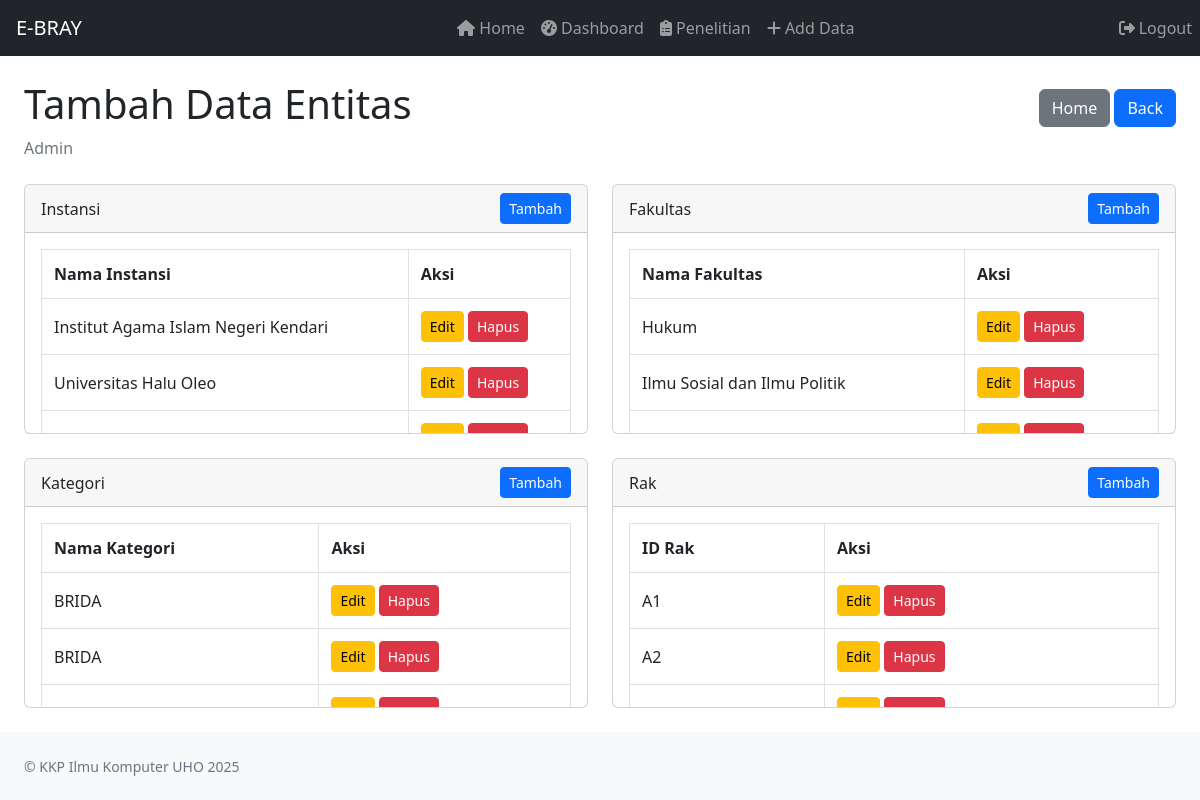
The app's page /depan-admin.php (signed in), older data.
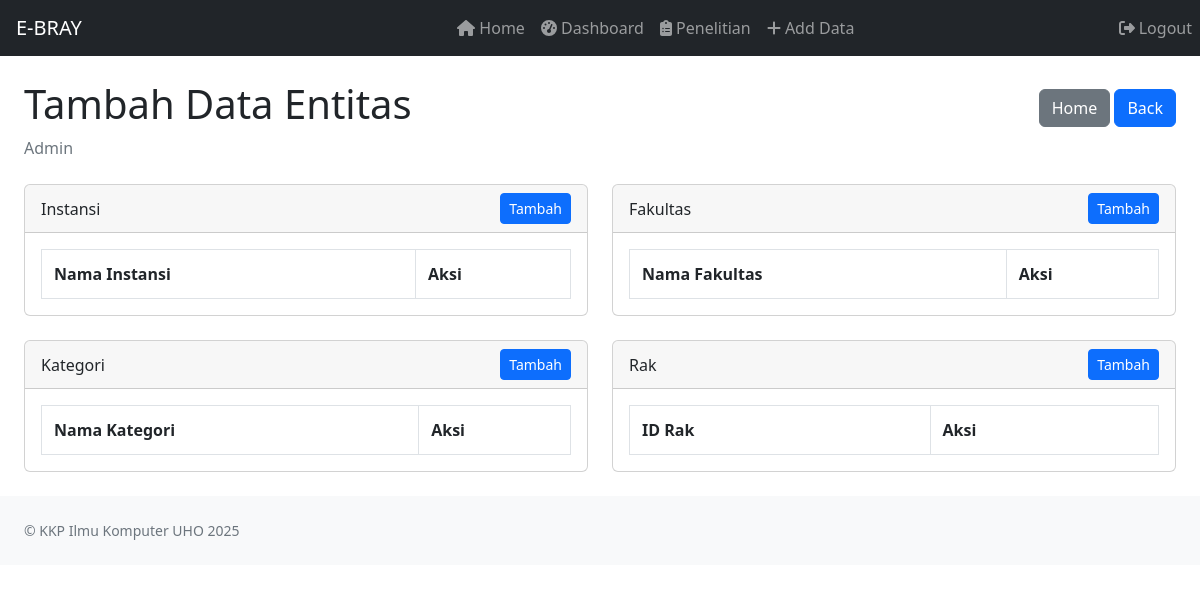
The same page, newer data.
### tables this page shows
CREATE TABLE `instansi` (
  `id_instansi` int(11) NOT NULL,
  `nama_instansi` varchar(50) NOT NULL
);

CREATE TABLE `fakultas` (
  `id_fakultas` int(11) NOT NULL,
  `nama_fakultas` varchar(50) NOT NULL
);

CREATE TABLE `kategori` (
  `id_kategori` int(11) NOT NULL,
  `nama_kategori` varchar(50) NOT NULL
);

CREATE TABLE `rak` (
  `id_rak` varchar(10) NOT NULL,
  `keterangan` varchar(100) DEFAULT NULL
);

### depan-admin.php (the view, shortened to what this page needs)
<?php
require 'function.php';
$instansi_result = mysqli_query($conn, "SELECT * FROM instansi ORDER BY nama_instansi asc");
$fakultas_result = mysqli_query($conn, "SELECT * FROM fakultas ORDER BY nama_fakultas asc");
$kategori_result = mysqli_query($conn, "SELECT * FROM kategori ORDER BY nama_kategori asc");
$rak_result = mysqli_query($conn, "SELECT * FROM rak ORDER BY id_rak asc");
?>
<!DOCTYPE html>
<html lang="en">
<head>
    <link href="https://cdn.jsdelivr.net/npm/simple-datatables@7.1.2/dist/style.min.css" rel="stylesheet" />
    <link href="css/styles.css" rel="stylesheet" />
    <link href="https://cdn.jsdelivr.net/npm/select2@4.1.0-rc.0/dist/css/select2.min.css" rel="stylesheet" />
    <link rel="stylesheet" href="https://cdn.jsdelivr.net/npm/bootstrap@5.2.3/dist/css/bootstrap.min.css">
</head>
<body>
<nav class="sb-topnav navbar navbar-expand navbar-dark bg-dark">
    <a class="navbar-brand ps-3" href="dashboard.php">E-BRAY</a>
    <ul class="navbar-nav ms-auto me-3 me-lg-4">
        <li class="nav-item">
            <a class="nav-link" href="home.php"><i class="fas fa-home"></i> Home</a>
        </li>
        <li class="nav-item">
            <a class="nav-link" href="dashboard.php"><i class="fas fa-tachometer-alt"></i> Dashboard</a>
        </li>
        <li class="nav-item">
            <a class="nav-link" href="index.php"><i class="fas fa-clipboard-list"></i> Penelitian</a>
        </li>
        <li class="nav-item">
            <a class="nav-link" href="depan-admin.php"><i class="fas fa-plus"></i> Add Data</a>
        </li>
    </ul>
    <ul class="navbar-nav ms-auto">
        <li class="nav-item">
            <a class="nav-link" href="logout.php"><i class="fas fa-sign-out-alt"></i> Logout</a>
        </li>
    </ul>
</nav>
<div class="container-fluid px-4">
    <div class="d-flex justify-content-between align-items-center mt-4">
        <h1>Tambah Data Entitas</h1>
        <div>
            <a href="home.php" class="btn btn-secondary">Home</a>
            <a href="dashboard.php" class="btn btn-primary">Back</a>
        </div>
    </div>
    <ol class="breadcrumb mb-4">
        <li class="breadcrumb-item active">Admin</li>
    </ol>
    <div class="row">
        <div class="col-md-6">
            <div class="card mb-4">
                <div class="card-header d-flex justify-content-between align-items-center">
                    <span>Instansi</span>
                    <button class="btn btn-primary btn-sm" data-bs-toggle="modal" data-bs-target="#addInstansiModal">Tambah</button>
                </div>
                <div class="card-body scrollable-table">
                    <table>
                        <thead>
                            <tr>
                                <th>Nama Instansi</th>
                                <th>Aksi</th>
                            </tr>
                        </thead>
                        <tbody>
                            <?php while ($row = mysqli_fetch_assoc($instansi_result)) { ?>
                                <tr>
                                    <td><?php echo $row['nama_instansi']; ?></td>
                                    <td>
                                        <button class="btn btn-warning btn-sm btn-edit" id="edit-instansi-<?php echo $row['id_instansi']; ?>" data-id="<?php echo $row['id_instansi']; ?>" data-nama="<?php echo $row['nama_instansi']; ?>">Edit</button>
                                        <button class="btn btn-danger btn-sm btn-delete" id="delete-instansi-<?php echo $row['id_instansi']; ?>" data-id="<?php echo $row['id_instansi']; ?>">Hapus</button>
                                    </td>
                                </tr>
                            <?php } ?>
                        </tbody>
                    </table>
                </div>
            </div>
        </div>
        <div class="col-md-6">
            <div class="card mb-4">
                <div class="card-header d-flex justify-content-between align-items-center">
                    <span>Fakultas</span>
                    <button class="btn btn-primary btn-sm" data-bs-toggle="modal" data-bs-target="#addFakultasModal">Tambah</button>
                </div>
                <div class="card-body scrollable-table">
                    <table>
                        <thead>
                            <tr>
                                <th>Nama Fakultas</th>
                                <th>Aksi</th>
                            </tr>
                        </thead>
                        <tbody>
                            <?php while ($row = mysqli_fetch_assoc($fakultas_result)) { ?>
                                <tr>
                                    <td><?php echo $row['nama_fakultas']; ?></td>
                                    <td>
                                        <button class="btn btn-warning btn-sm btn-edit" id="edit-fakultas-<?php echo $row['id_fakultas']; ?>" data-id="<?php echo $row['id_fakultas']; ?>" data-nama="<?php echo $row['nama_fakultas']; ?>">Edit</button>
                                        <button class="btn btn-danger btn-sm btn-delete" id="delete-fakultas-<?php echo $row['id_fakultas']; ?>" data-id="<?php echo $row['id_fakultas']; ?>">Hapus</button>
                                    </td>
                                </tr>
                            <?php } ?>
                        </tbody>
                    </table>
                </div>
            </div>
        </div>
        <div class="col-md-6">
            <div class="card mb-4">
                <div class="card-header d-flex justify-content-between align-items-center">
                    <span>Kategori</span>
                    <button class="btn btn-primary btn-sm" data-bs-toggle="modal" data-bs-target="#addKategoriModal">Tambah</button>
                </div>
                <div class="card-body scrollable-table">
                    <table>
                        <thead>
                            <tr>
                                <th>Nama Kategori</th>
                                <th>Aksi</th>
                            </tr>
                        </thead>
                        <tbody>
                            <?php while ($row = mysqli_fetch_assoc($kategori_result)) { ?>
                                <tr>
                                    <td><?php echo $row['nama_kategori']; ?></td>
                                    <td>
                                        <button class="btn btn-warning btn-sm btn-edit" id="edit-kategori-<?php echo $row['id_kategori']; ?>" data-id="<?php echo $row['id_kategori']; ?>" data-nama="<?php echo $row['nama_kategori']; ?>">Edit</button>
                                        <button class="btn btn-danger btn-sm btn-delete" id="delete-kategori-<?php echo $row['id_kategori']; ?>" data-id="<?php echo $row['id_kategori']; ?>">Hapus</button>
                                    </td>
                                </tr>
                            <?php } ?>
                        </tbody>
                    </table>
                </div>
            </div>
        </div>
        <div class="col-md-6">
            <div class="card mb-4">
                <div class="card-header d-flex justify-content-between align-items-center">
                    <span>Rak</span>
                    <button class="btn btn-primary btn-sm" data-bs-toggle="modal" data-bs-target="#addRakModal">Tambah</button>
                </div>
                <div class="card-body scrollable-table">
                    <table>
                        <thead>
                            <tr>
                                <th>ID Rak</th>
                                <th>Aksi</th>
                            </tr>
                        </thead>
                        <tbody>
                            <?php while ($row = mysqli_fetch_assoc($rak_result)) { ?>
                                <tr>
                                    <td><?php echo $row['id_rak']; ?></td>
                                    <td>
                                        <button class="btn btn-warning btn-sm btn-edit" id="edit-rak-<?php echo $row['id_rak']; ?>" data-id="<?php echo $row['id_rak']; ?>" data-nama="<?php echo $row['id_rak']; ?>">Edit</button>
                                        <button class="btn btn-danger btn-sm btn-delete" id="delete-rak-<?php echo $row['id_rak']; ?>" data-id="<?php echo $row['id_rak']; ?>">Hapus</button>
                                    </td>
                                </tr>
                            <?php } ?>
                        </tbody>
                    </table>
                </div>
            </div>
        </div>
    </div>
</div>
<footer class="py-4 bg-light mt-auto">
    <div class="container-fluid px-4">
        <div class="d-flex align-items-center justify-content-between small">
            <div class="text-muted"> &copy; KKP Ilmu Komputer UHO 2025</div>
        </div>
    </div>
</footer>
</body>
</html>

### depan-admin.php (style rules this page uses)
.scrollable-table { max-height: 200px; overflow-y: auto; }
.scrollable-table table { width: 100%; border-collapse: collapse; }
.scrollable-table th, .scrollable-table td { padding: 0.75rem; border: 1px solid #dee2e6; }

Row changes from the older to the newer data that the page shows:
removed instansi: nama_instansi "Institut Agama Islam Negeri Kendari"
removed instansi: nama_instansi "Universitas Halu Oleo"
removed fakultas: nama_fakultas "Hukum"
removed fakultas: nama_fakultas "Ilmu Sosial dan Ilmu Politik"
removed kategori: nama_kategori "BRIDA"
removed kategori: nama_kategori "BRIDA"
removed rak: id_rak "A1"
removed rak: id_rak "A2"
